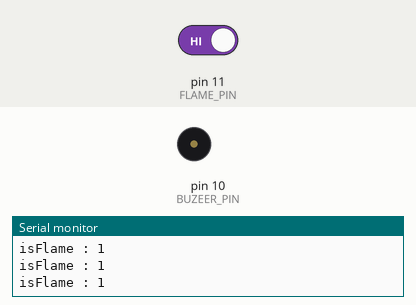
This sketch was run on a simulated Arduino Uno, built with avr-gcc and run on an emulated ATmega328P. Parts: buzzer (waves = sounding, pin HIGH), the last lines printed to the serial monitor. The test bench sets the inputs (shaded band); at power-on: pin 11 (FLAME_PIN) HIGH.

Above: at 1.2 s.
1.3 s: pin 11 (FLAME_PIN) driven LOW
At 1.8 s:
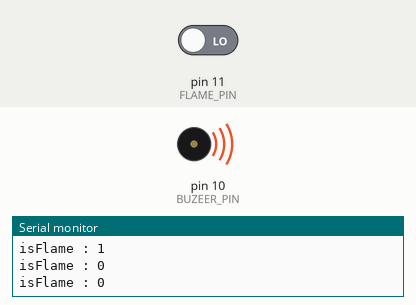
2.9 s: pin 11 (FLAME_PIN) driven HIGH
At 4.3 s:
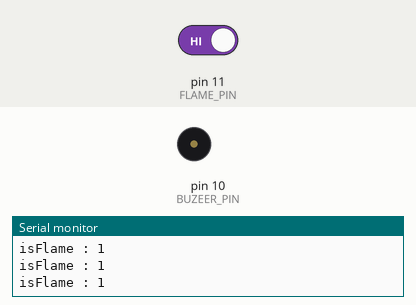
Timing chart, 0 to 5.9 s (numbered marks = the images above; inputs shaded):
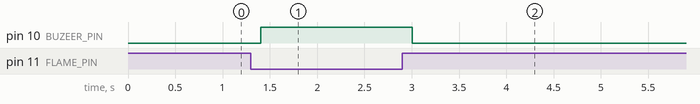

The sketch:

Arduino_Flame.ino
```cpp
const int FLAME_PIN = 11;
const int BUZEER_PIN = 10;
void setup() {
  Serial.begin(9600);
  pinMode(FLAME_PIN , INPUT);
  pinMode(BUZEER_PIN , OUTPUT);
}

void loop() {
  boolean isFlame = digitalRead(FLAME_PIN);
  Serial.print("isFlame : ");
  Serial.println(isFlame);
  if(isFlame == 0){ // 0表示有火
    digitalWrite(BUZEER_PIN , HIGH);
  }else{
    digitalWrite(BUZEER_PIN , LOW);
  }
  delay(200);


}
```

Measured:
- after the input at 1.3 s, pin 10 (BUZEER_PIN): LOW → HIGH after 0.10 s
- after the input at 2.9 s, pin 10 (BUZEER_PIN): HIGH → LOW after 0.10 s
